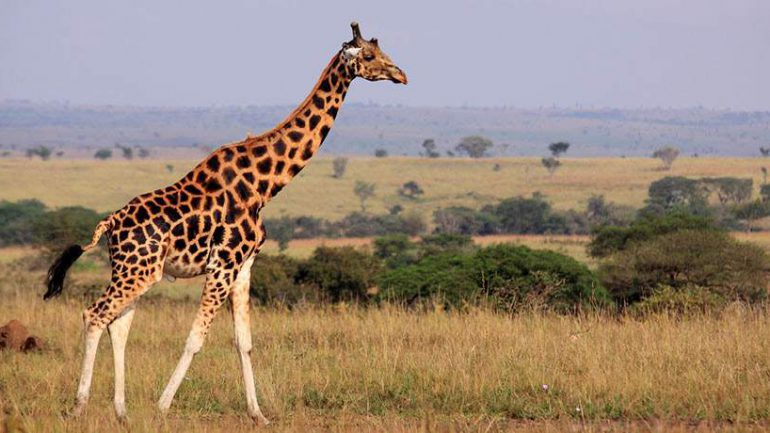
%> input picture giraffe.jpg, 770 x 433 px
$ octave griden_ikiliye_donusturme.m   (GNU Octave 9; MATLAB toolbox functions it lacks are replaced by stand-ins)
%> lines starting %> are read from the running program, lines starting %| are printed output that depends on the picture; in (x1, y1, x2, y2) boxes, pixels count from 0 and x2, y2 are one past the last pixel; in counts of white or black regions, pixels touching at a corner belong together; the program's own positions count from 1
clear all;
close all;
clc;

img = imread('giraffe.jpg');
%> img is the input picture: size 433x770x3 uint8; mean R, G, B 154.5, 135, 118
%subplot(2,1,1);
imshow(img);
title('Orijinal Görüntü')
figure;
img_gray = rgb2gray(img);
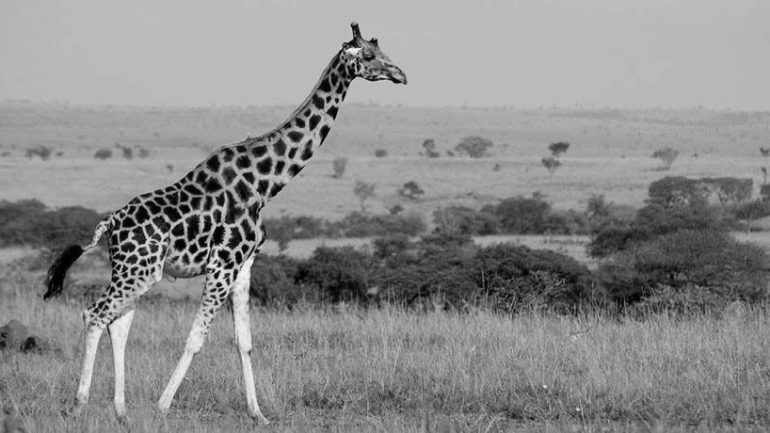
%> img_gray: size 433x770 uint8; min 0, max 251, mean 138.9
%subplot(2,1,2);
imshow(img_gray)
title('Siyah Beyaz Görüntü')
figure;

BW = imbinarize(img_gray);
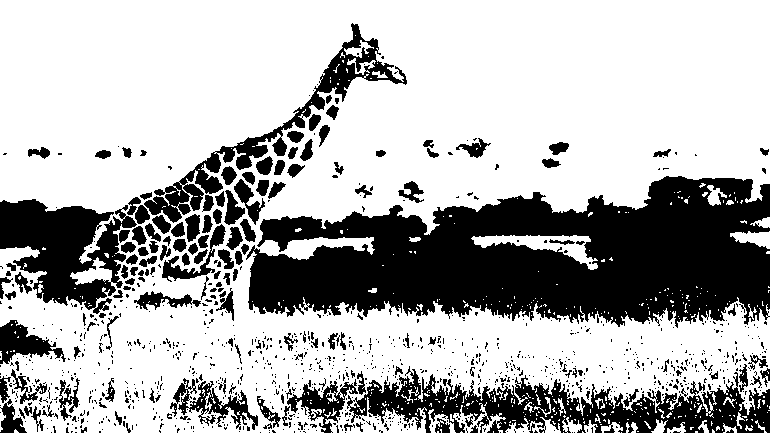
%> BW: size 433x770 logical; 69.5% white; 1074 black regions (916 under 20 px), largest, box (x1, y1, x2, y2) and area: (246, 176, 770, 328) 52387, (347, 366, 770, 433) 12224, (0, 199, 137, 314) 8737
imshow(BW)
title('Binary Goruntu')

%yap? eleman?n? seçiyorum.
st = strel('disk',8);
er = imerode(BW,st);
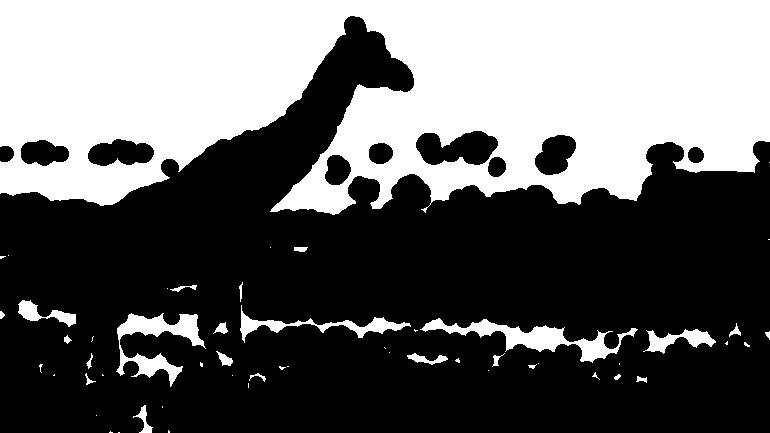
%> er: size 433x770 logical; 39.8% white; 54 white regions (30 under 20 px), largest, box (x1, y1, x2, y2) and area: (0, 0, 770, 215) 123716, (420, 318, 638, 363) 2688, (116, 313, 206, 387) 2307
imshow(er);
title('Erozyandan sonraki görüntü');

$ run again, with elma.jpg copied over giraffe.jpg
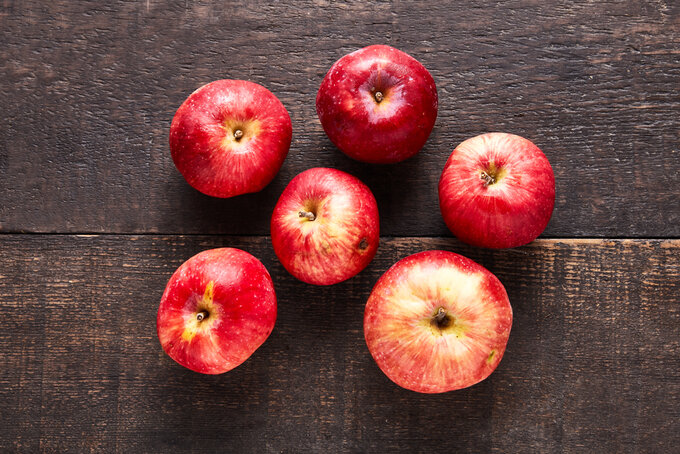
%> input picture elma.jpg, 680 x 454 px
%> img is the input picture: size 454x680x3 uint8; mean R, G, B 110.5, 68.5, 65.5
%> `BW = imbinarize(img_gray);`:
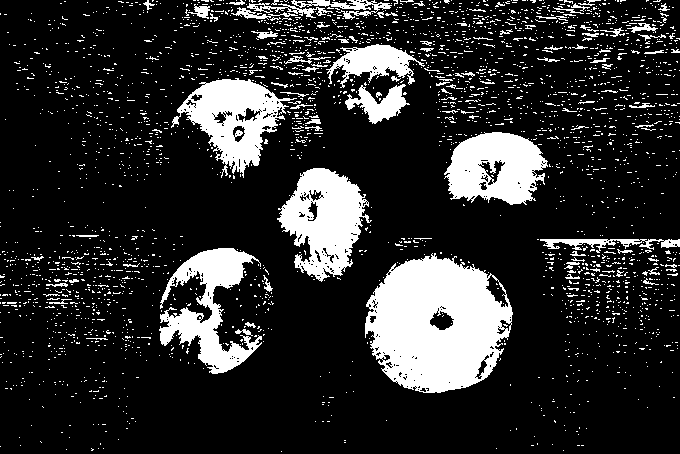
%> BW: size 454x680 logical; 17.3% white; 2845 white regions (2739 under 20 px), largest, box (x1, y1, x2, y2) and area: (365, 253, 513, 393) 14459, (277, 168, 372, 282) 6070, (171, 78, 297, 178) 5465
%> `er = imerode(BW,st);`:
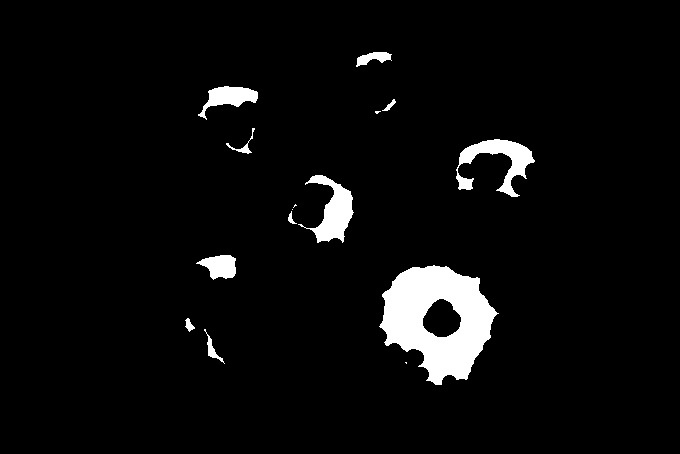
%> er: size 454x680 logical; 4.5% white; 15 white regions (4 under 20 px), largest, box (x1, y1, x2, y2) and area: (379, 265, 499, 385) 8296, (456, 139, 535, 197) 1715, (298, 175, 354, 243) 1597
